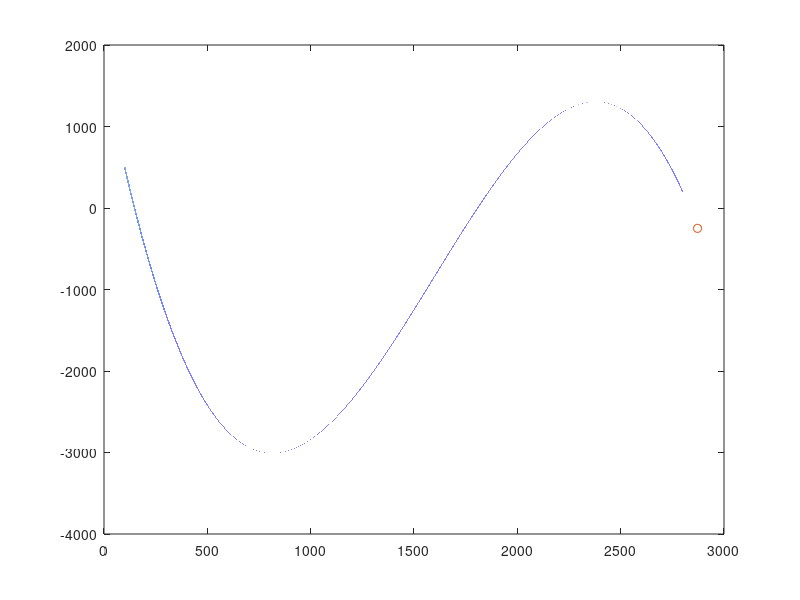

Write the MATLAB code that produced this figure.
x = 100:.01:2800;
y = -0.000002249*x.^3+0.010770716*x.^2-13.061982421*x+1700.740063337;
px = 100;
py = 500;
for i=1:100
    figure(100); %This is so it will replot over the previous figure, and not make a new one.
    ph = plot(x,y,px, py,'o');
    pause(0.1);
    px = px+2800/100;
    py = -0.000002249*px^3+0.010770716*px^2-13.061982421*px+1700.740063337;
end